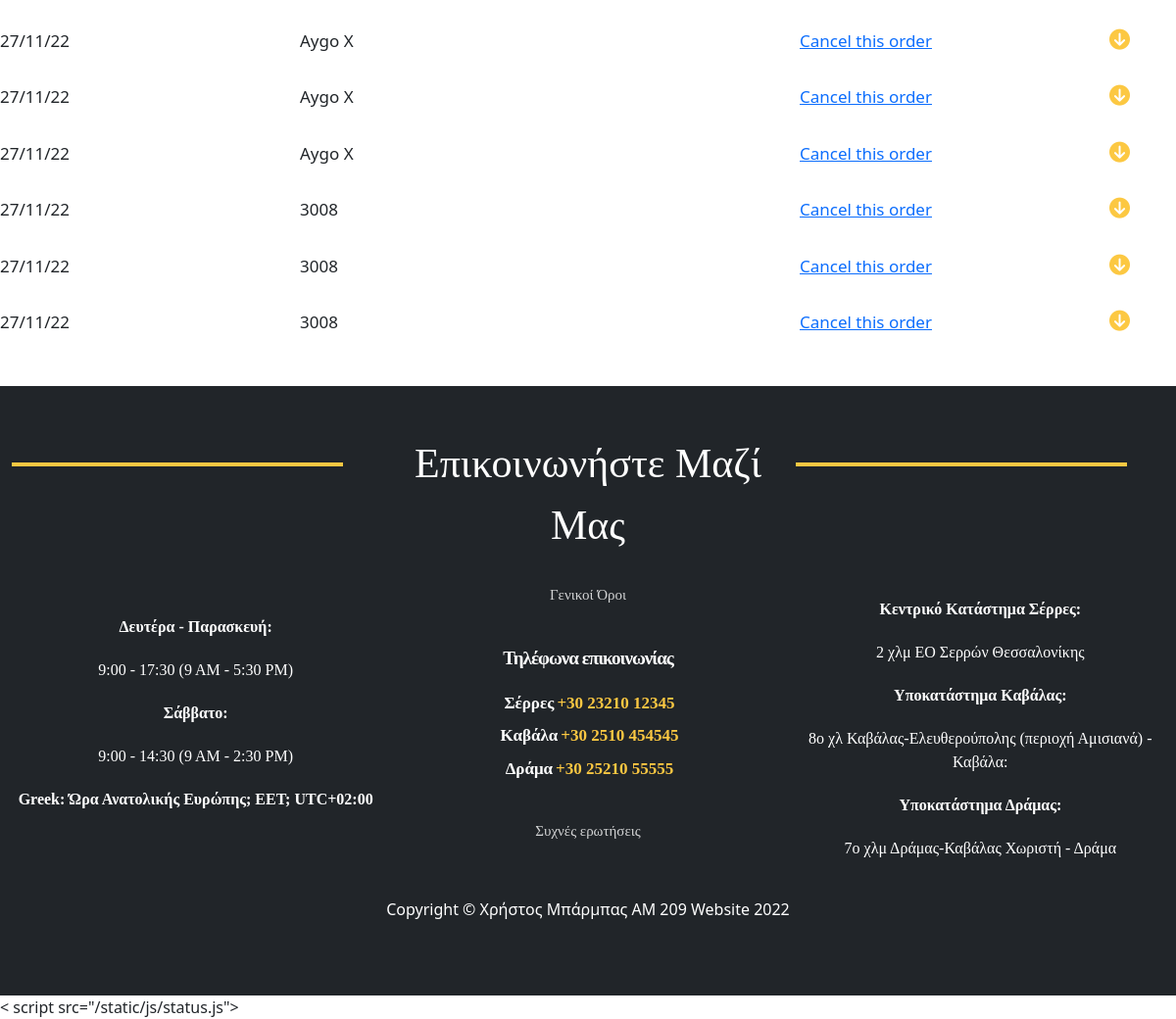
The page /totalRentals/ (signed in, lower part) on the database as committed earlier.
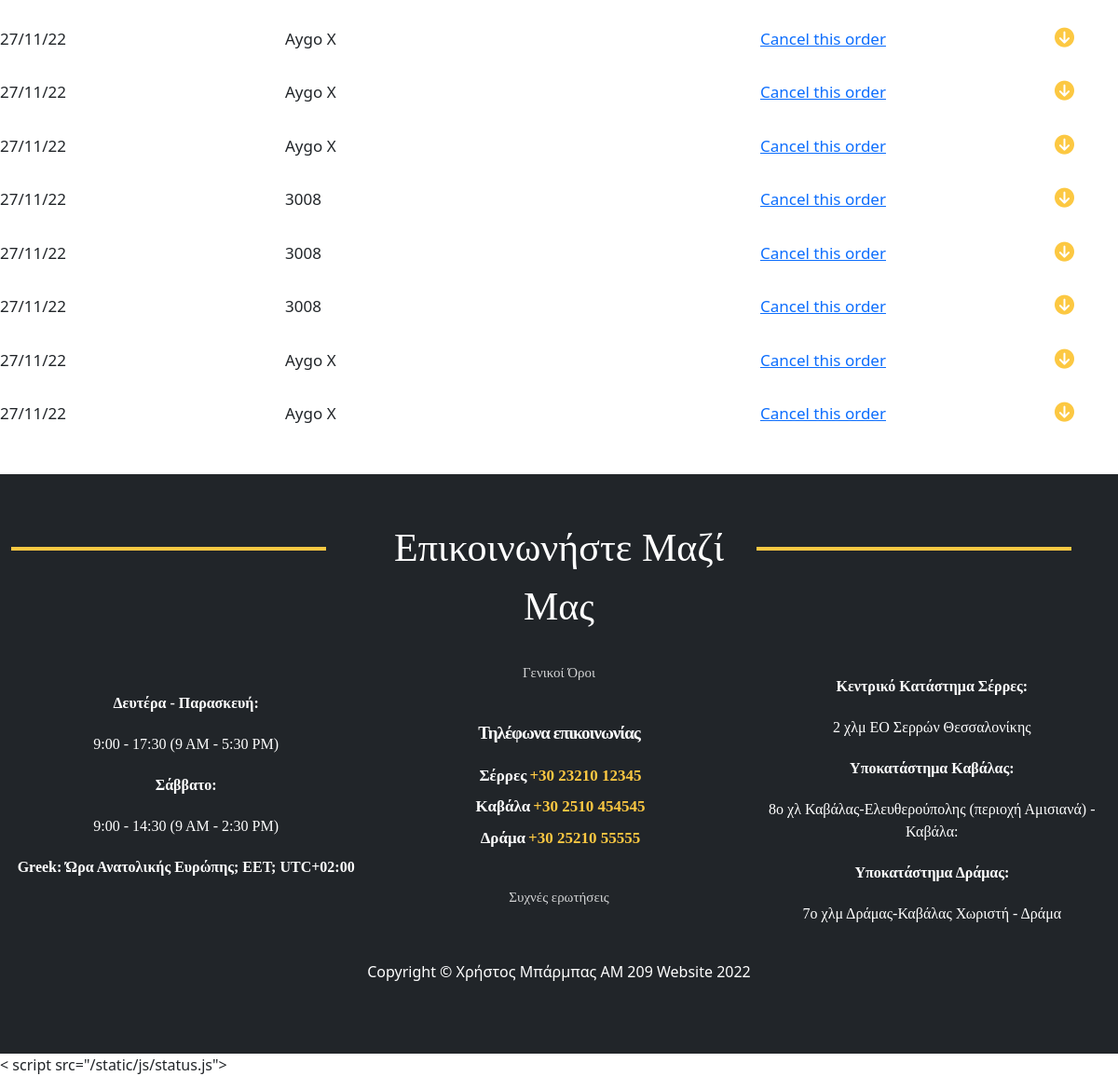
The same page on the database as committed later.
### carRental/models.py (models this page shows, shortened)
class Rental(models.Model):
    costumer = models.ForeignKey(Costumer, null=True, on_delete=models.CASCADE)
    customerName = models.CharField(max_length=70, null=True)
    costumerID = models.IntegerField(null=True, blank=False)
    rentalCompany = models.ForeignKey(RentalCompany, null=True, on_delete=models.CASCADE, default='1')
    car = models.ForeignKey(Car, null=True, on_delete=models.CASCADE)
    carModel = models.CharField(max_length=70, null=True)
    carId = models.IntegerField(null=True, blank=False)
    price = models.IntegerField(null=True, blank=False)
    startDate = models.DateField(auto_now_add=False, null=True)
    finishDate = models.DateField(auto_now_add=False, null=True)
    orderDate = models.DateTimeField(auto_now_add=True, null=True)
    placeToStart = models.ForeignKey(PlaceToStart, null=True, on_delete=models.CASCADE)
    fullFuel = models.BooleanField(blank=True, null=True, default=False)
    insurance = models.BooleanField(blank=True, null=True, default=False)
    payed = models.BooleanField(null=True, default=False)

### carRental/views.py (the view)
# urls.py: path('totalRentals/', views.totalRentals, name='totalRentals'),
@login_required(login_url='home.html')
def totalRentals(request):
    current = request.user
    rentals = Rental.objects.all()
    context = {
        'current': current,
        'rentals': rentals,
    }
    return render(request, 'totalRentals.html', context)

### carRental/models.py (called while the page is built)
    def __str__(self):
        return self.placeToStart

### carRental/templates/totalRentals.html (shortened to what this page needs)
{% extends 'main.html' %}
{% load static %}
{% block content %}
    <div class="lastRent lastRentPos">
				<div class="row no-gutters">
					<div class="col-12">
                {% for x in rentals %}
						<div class="row align-items-center">
							<div class="col-md-12 col-sm-12 clickFaq ">
								<div class="questionUs rowSize">
									<div class="row no-gutters ">
										<div class="col-2">
											<div class="infoTable ">
												{{ x.orderDate|date:'d/m/y' }}
											</div>
										</div>
										<div class="col-1">
										</div>
										<div class="col-5">
											<div class="infoTable">
											    {{ x.carModel}}
											</div>
										</div>
										<div class="col-3">
											<div class="infoTable">
											{% if x.payed == False %}
											<div class="payingPc">
												<a href="">Cancel this order</a>
											</div>
											{% else  %}
											 Payed
											{% endif  %}
											</div>
										</div>
										<div class="col-1">
											<div class="infoTable">
												<i class="fas fa-arrow-circle-down .displayFaq arrowsUS"></i>
											</div>
										</div>
									</div>
								</div>
							</div>
						</div>
                        {% endfor  %}
					</div>
				</div>
			</div>
{% endblock  %}

Rows that differ between the two databases and show on the page:
added Rental: orderDate "27/11/22", carModel "Aygo X", payed "Cancel this order"
added Rental: orderDate "27/11/22", carModel "Aygo X", payed "Cancel this order"
